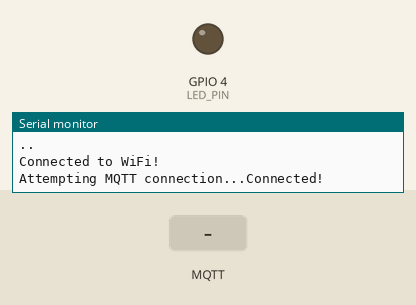
Bench run of a sketch on a simulated ESP32. Shown: output pins drawn as LEDs (lit = HIGH), the last lines printed to the serial monitor. The test bench sets the inputs (shaded band). WiFi joins after 1.5 s; servers stay silent unless stated; no MQTT or app messages arrive unless stated.

Above: at 3.2 s.
3.3 s: MQTT message "ON" arrives on the first subscribed topic
At 4.2 s:
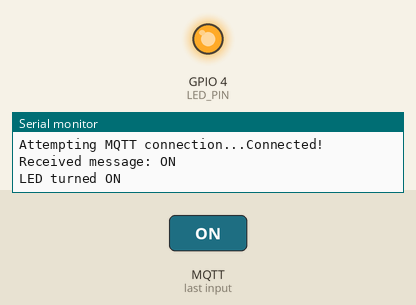
4.8 s: MQTT message "OFF" arrives on the first subscribed topic
At 5.3 s:
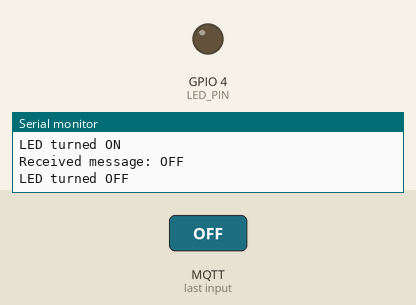
Timing chart, 0 to 7.8 s (numbered marks = the images above; inputs shaded):
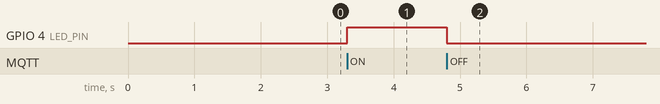

The sketch:

main.ino
```cpp
#include <WiFi.h>
#include <PubSubClient.h>


#define LED_PIN 4

// Wifi InFo
const char* ssid = "VOLLY-TECH";
const char* password = "prof1907";

// MQTT Broker server info
const char* mqtt_server = "185.122.200.9";
const int mqtt_port = 1883;

// MQTT topics
const char* topic_led = "esp32/led";
const char* topic_status = "esp32/led/status";

// WiFi and MQTT clients
WiFiClient espClient;
PubSubClient client(espClient);

// connect to wifi
void setup_wifi() {
  delay(10);
  Serial.println("Connecting to WiFi...");
  WiFi.begin(ssid, password);
  while (WiFi.status() != WL_CONNECTED) {
    delay(1000);
    Serial.print(".");
  }
  Serial.println("\nConnected to WiFi!");
}

// handle MQTT messages
void callback(char* topic, byte* payload, unsigned int length) {
  String message = "";
  for (int i = 0; i<length; i++) {
    message += (char)payload[i];
  }
  Serial.print("Received message: ");
  Serial.println(message);

  if (String(topic) == topic_led) {
    if (message == "ON"){
      digitalWrite(LED_PIN, HIGH);
      Serial.println("LED turned ON");
      client.publish(topic_status, "ON");
    }else if (message == "OFF") {
      digitalWrite(LED_PIN, LOW);
      Serial.println("LED turned OFF");
      client.publish(topic_status, "OFF");
    }
  }
}

// connect to MQTT broker
void reconnect() {
  while (!client.connected()) {
    Serial.print("Attempting MQTT connection...");
    if (client.connect("ESP32Client")) {
      Serial.println("Connected!");
      client.subscribe(topic_led);
    } else {
      Serial.print("Failed, rc=");
      Serial.print(client.state());
      Serial.println(" Trying again in 5 seconds...");
      delay(5000);
    }
  }
}


void setup() {
  Serial.begin(115200);
  pinMode(LED_PIN, OUTPUT);

  setup_wifi();
  client.setServer(mqtt_server, mqtt_port);
  client.setCallback(callback);
}

void loop() {
  if (!client.connected()) {
    reconnect();
  }
  client.loop();
}
```

Measured:
- after the input at 3.3 s, GPIO 4 (LED_PIN): LOW → HIGH at once
- after the input at 4.8 s, GPIO 4 (LED_PIN): HIGH → LOW at once
